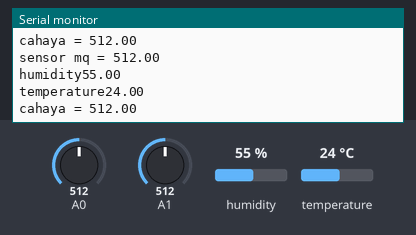
Simulated run of this sketch. Board: Arduino Uno, built with avr-gcc and run on an emulated ATmega328P. On the bench: the last lines printed to the serial monitor. The test bench sets the inputs (shaded band); at power-on: humidity 55 %, A0 = 512, A1 = 512, temperature 24 °C.

Above: at 1.8 s.
1.9 s: humidity set to 22 %
At 2.9 s:
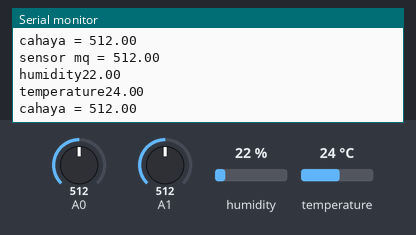
3.4 s: A0 set to 716
4.9 s: A1 set to 716
At 6.3 s:
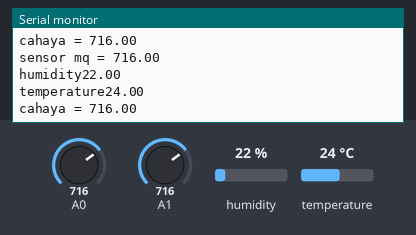
6.4 s: temperature set to 12 °C
7.9 s: A0 set to 992
At 9.0 s:
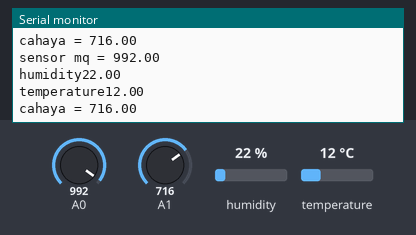
9.4 s: A1 set to 992
At 10.7 s:
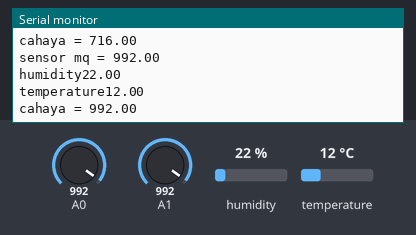
Timing chart, 0 to 11.9 s (numbered marks = the images above; inputs shaded):
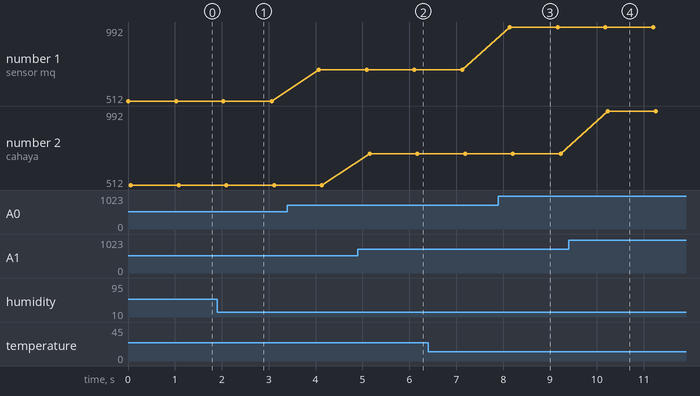

The sketch:

dandi.ino
```cpp
#include "DHT.h"
#define DHTPIN 3
#define DHTTYPE DHT11

DHT dht(DHTPIN, DHTTYPE);
void setup() {
  // put your setup code here, to run once:
  Serial.begin(9600);
    dht.begin();

}

void loop() {
  // put your main code here, to run repeatedly:
  float mq=analogRead(A0);
  Serial.print("sensor mq = ");
  Serial.print(mq);
  Serial.println("\n");
  float h = dht.readHumidity();
  float t = dht.readTemperature();
  Serial.print("humidity");
  Serial.print(h);
  Serial.println("\n");
  Serial.print("temperature");
  Serial.print(t);
  Serial.println("\n");
  float a=analogRead(A1);
  Serial.print("cahaya = ");
  Serial.print(a);
  Serial.println("\n");
  delay(1000);

}
```

Measured:
- after the input at 1.9 s, the serial monitor: prints a new line after 0.16 s (image 1)
- after the input at 4.9 s, the serial monitor: prints a new line after 0.25 s (image 2)
- after the input at 7.9 s, the serial monitor: prints a new line after 0.24 s (image 3)
- after the input at 9.4 s, the serial monitor: prints a new line after 0.84 s (image 4)
- plotted number 1: 512 → 716 after the input at 3.4 s, 716 → 992 after the input at 7.9 s
